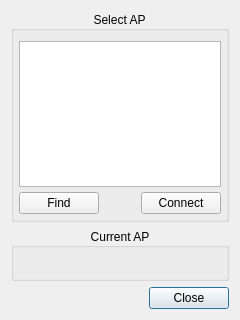
<?xml version="1.0" encoding="UTF-8"?>
<ui version="4.0">
 <class>SettingDialogWifi</class>
 <widget class="QDialog" name="SettingDialogWifi">
  <property name="geometry">
   <rect>
    <x>0</x>
    <y>0</y>
    <width>240</width>
    <height>320</height>
   </rect>
  </property>
  <property name="minimumSize">
   <size>
    <width>240</width>
    <height>320</height>
   </size>
  </property>
  <property name="maximumSize">
   <size>
    <width>240</width>
    <height>320</height>
   </size>
  </property>
  <property name="windowTitle">
   <string>Dialog</string>
  </property>
  <layout class="QGridLayout" name="gridLayout">
   <item row="2" column="0">
    <layout class="QHBoxLayout" name="horizontalLayout_2">
     <item>
      <spacer name="horizontalSpacer_2">
       <property name="orientation">
        <enum>Qt::Horizontal</enum>
       </property>
       <property name="sizeHint" stdset="0">
        <size>
         <width>40</width>
         <height>20</height>
        </size>
       </property>
      </spacer>
     </item>
     <item>
      <widget class="QPushButton" name="pbClose">
       <property name="text">
        <string>Close</string>
       </property>
      </widget>
     </item>
    </layout>
   </item>
   <item row="0" column="0">
    <widget class="QGroupBox" name="groupBox">
     <property name="title">
      <string>Select AP</string>
     </property>
     <property name="alignment">
      <set>Qt::AlignCenter</set>
     </property>
     <layout class="QVBoxLayout" name="verticalLayout" stretch="0,1">
      <property name="spacing">
       <number>5</number>
      </property>
      <property name="leftMargin">
       <number>5</number>
      </property>
      <property name="topMargin">
       <number>10</number>
      </property>
      <property name="rightMargin">
       <number>5</number>
      </property>
      <property name="bottomMargin">
       <number>5</number>
      </property>
      <item>
       <widget class="QListWidget" name="listWifi"/>
      </item>
      <item>
       <layout class="QHBoxLayout" name="horizontalLayout">
        <item>
         <widget class="QPushButton" name="pbFind">
          <property name="text">
           <string>Find</string>
          </property>
         </widget>
        </item>
        <item>
         <spacer name="horizontalSpacer">
          <property name="orientation">
           <enum>Qt::Horizontal</enum>
          </property>
          <property name="sizeHint" stdset="0">
           <size>
            <width>40</width>
            <height>20</height>
           </size>
          </property>
         </spacer>
        </item>
        <item>
         <widget class="QPushButton" name="pbConnect">
          <property name="text">
           <string>Connect</string>
          </property>
         </widget>
        </item>
       </layout>
      </item>
     </layout>
    </widget>
   </item>
   <item row="1" column="0">
    <widget class="QGroupBox" name="groupBox_2">
     <property name="minimumSize">
      <size>
       <width>0</width>
       <height>0</height>
      </size>
     </property>
     <property name="title">
      <string>Current AP</string>
     </property>
     <property name="alignment">
      <set>Qt::AlignCenter</set>
     </property>
     <layout class="QVBoxLayout" name="verticalLayout_2">
      <property name="spacing">
       <number>5</number>
      </property>
      <property name="leftMargin">
       <number>5</number>
      </property>
      <property name="topMargin">
       <number>10</number>
      </property>
      <property name="rightMargin">
       <number>5</number>
      </property>
      <property name="bottomMargin">
       <number>5</number>
      </property>
      <item>
       <widget class="QLabel" name="lbCurrentAP">
        <property name="font">
         <font>
          <pointsize>10</pointsize>
         </font>
        </property>
        <property name="text">
         <string/>
        </property>
       </widget>
      </item>
     </layout>
    </widget>
   </item>
  </layout>
 </widget>
 <resources/>
 <connections>
  <connection>
   <sender>pbClose</sender>
   <signal>clicked()</signal>
   <receiver>SettingDialogWifi</receiver>
   <slot>close()</slot>
   <hints>
    <hint type="sourcelabel">
     <x>192</x>
     <y>298</y>
    </hint>
    <hint type="destinationlabel">
     <x>119</x>
     <y>159</y>
    </hint>
   </hints>
  </connection>
 </connections>
</ui>
